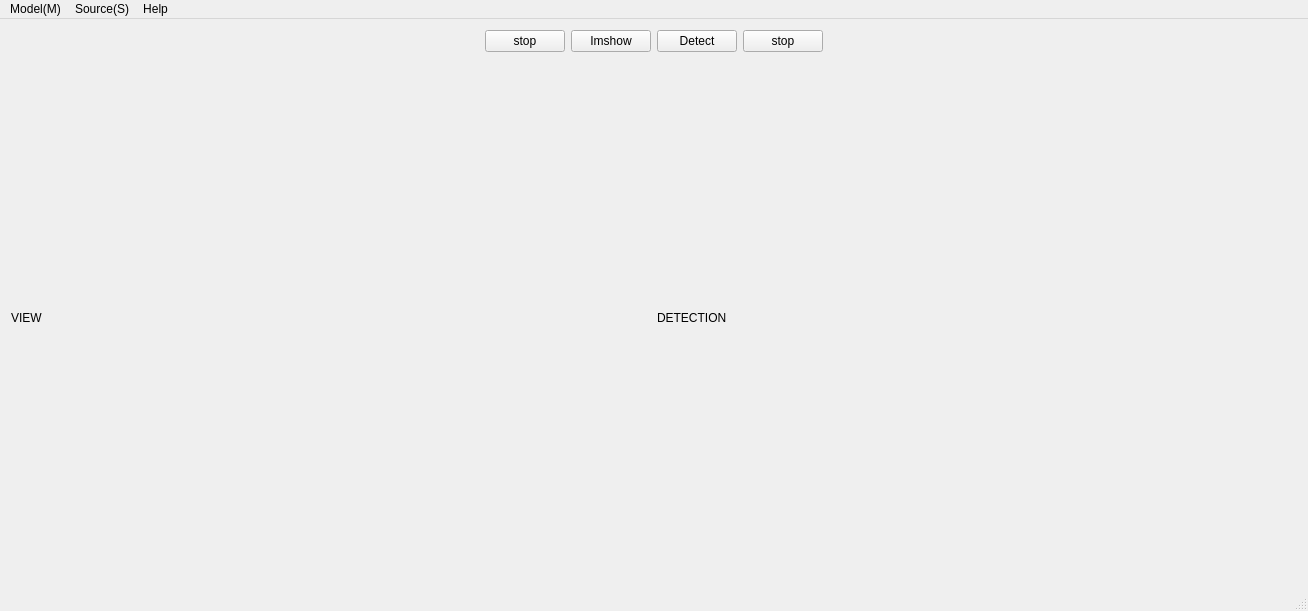
<?xml version="1.0" encoding="UTF-8"?>
<ui version="4.0">
 <class>MainWindow</class>
 <widget class="QMainWindow" name="MainWindow">
  <property name="geometry">
   <rect>
    <x>0</x>
    <y>0</y>
    <width>1304</width>
    <height>611</height>
   </rect>
  </property>
  <property name="sizePolicy">
   <sizepolicy hsizetype="Fixed" vsizetype="Fixed">
    <horstretch>0</horstretch>
    <verstretch>0</verstretch>
   </sizepolicy>
  </property>
  <property name="mouseTracking">
   <bool>true</bool>
  </property>
  <property name="windowTitle">
   <string>MainWindow</string>
  </property>
  <property name="toolTipDuration">
   <number>0</number>
  </property>
  <widget class="QWidget" name="centralWidget">
   <layout class="QGridLayout" name="gridLayout">
    <item row="1" column="5">
     <widget class="QPushButton" name="BN_4">
      <property name="sizePolicy">
       <sizepolicy hsizetype="Fixed" vsizetype="Fixed">
        <horstretch>0</horstretch>
        <verstretch>0</verstretch>
       </sizepolicy>
      </property>
      <property name="text">
       <string>stop</string>
      </property>
     </widget>
    </item>
    <item row="1" column="1">
     <spacer name="horizontalSpacer_6">
      <property name="orientation">
       <enum>Qt::Horizontal</enum>
      </property>
      <property name="sizeHint" stdset="0">
       <size>
        <width>166</width>
        <height>20</height>
       </size>
      </property>
     </spacer>
    </item>
    <item row="1" column="6">
     <spacer name="horizontalSpacer_5">
      <property name="orientation">
       <enum>Qt::Horizontal</enum>
      </property>
      <property name="sizeHint" stdset="0">
       <size>
        <width>167</width>
        <height>20</height>
       </size>
      </property>
     </spacer>
    </item>
    <item row="1" column="3">
     <widget class="QPushButton" name="BN_2">
      <property name="sizePolicy">
       <sizepolicy hsizetype="Fixed" vsizetype="Fixed">
        <horstretch>0</horstretch>
        <verstretch>0</verstretch>
       </sizepolicy>
      </property>
      <property name="text">
       <string>Imshow</string>
      </property>
     </widget>
    </item>
    <item row="1" column="4">
     <widget class="QPushButton" name="BN_3">
      <property name="sizePolicy">
       <sizepolicy hsizetype="Fixed" vsizetype="Fixed">
        <horstretch>0</horstretch>
        <verstretch>0</verstretch>
       </sizepolicy>
      </property>
      <property name="text">
       <string>Detect</string>
      </property>
     </widget>
    </item>
    <item row="2" column="4" colspan="3">
     <widget class="QLabel" name="label_R">
      <property name="enabled">
       <bool>true</bool>
      </property>
      <property name="sizePolicy">
       <sizepolicy hsizetype="Preferred" vsizetype="Preferred">
        <horstretch>0</horstretch>
        <verstretch>0</verstretch>
       </sizepolicy>
      </property>
      <property name="minimumSize">
       <size>
        <width>640</width>
        <height>512</height>
       </size>
      </property>
      <property name="text">
       <string>DETECTION</string>
      </property>
     </widget>
    </item>
    <item row="2" column="0" colspan="4">
     <widget class="QLabel" name="label_L">
      <property name="sizePolicy">
       <sizepolicy hsizetype="Preferred" vsizetype="Preferred">
        <horstretch>0</horstretch>
        <verstretch>0</verstretch>
       </sizepolicy>
      </property>
      <property name="minimumSize">
       <size>
        <width>640</width>
        <height>512</height>
       </size>
      </property>
      <property name="text">
       <string>VIEW</string>
      </property>
      <property name="textFormat">
       <enum>Qt::AutoText</enum>
      </property>
     </widget>
    </item>
    <item row="1" column="2">
     <widget class="QPushButton" name="BN_1">
      <property name="sizePolicy">
       <sizepolicy hsizetype="Fixed" vsizetype="Fixed">
        <horstretch>0</horstretch>
        <verstretch>0</verstretch>
       </sizepolicy>
      </property>
      <property name="text">
       <string>stop</string>
      </property>
     </widget>
    </item>
   </layout>
  </widget>
  <widget class="QMenuBar" name="menuBar">
   <property name="enabled">
    <bool>true</bool>
   </property>
   <property name="geometry">
    <rect>
     <x>0</x>
     <y>0</y>
     <width>1304</width>
     <height>28</height>
    </rect>
   </property>
   <widget class="QMenu" name="menufile_F">
    <property name="geometry">
     <rect>
      <x>306</x>
      <y>147</y>
      <width>160</width>
      <height>175</height>
     </rect>
    </property>
    <property name="title">
     <string>Model(M)</string>
    </property>
    <widget class="QMenu" name="menutensorRT">
     <property name="title">
      <string>TensorRT</string>
     </property>
     <addaction name="action_yolov3_rt"/>
     <addaction name="action_yolov4_rt"/>
     <addaction name="action_yolov5_rt"/>
    </widget>
    <addaction name="action_darknet"/>
    <addaction name="menutensorRT"/>
    <addaction name="action_other"/>
    <addaction name="action_Reset"/>
    <addaction name="action_Exit_Q"/>
   </widget>
   <widget class="QMenu" name="menuhelp">
    <property name="geometry">
     <rect>
      <x>386</x>
      <y>147</y>
      <width>158</width>
      <height>175</height>
     </rect>
    </property>
    <property name="sizePolicy">
     <sizepolicy hsizetype="Expanding" vsizetype="Preferred">
      <horstretch>0</horstretch>
      <verstretch>0</verstretch>
     </sizepolicy>
    </property>
    <property name="autoFillBackground">
     <bool>false</bool>
    </property>
    <property name="title">
     <string>Source(S)</string>
    </property>
    <addaction name="action_pic"/>
    <addaction name="action_video"/>
    <addaction name="action_txt"/>
    <addaction name="action_folder"/>
    <addaction name="action_camera"/>
   </widget>
   <widget class="QMenu" name="menuhelp_2">
    <property name="title">
     <string>Help</string>
    </property>
    <addaction name="actioncopr_right"/>
   </widget>
   <addaction name="menufile_F"/>
   <addaction name="menuhelp"/>
   <addaction name="menuhelp_2"/>
  </widget>
  <widget class="QStatusBar" name="statusBar">
   <property name="enabled">
    <bool>true</bool>
   </property>
   <property name="sizePolicy">
    <sizepolicy hsizetype="Expanding" vsizetype="Fixed">
     <horstretch>0</horstretch>
     <verstretch>0</verstretch>
    </sizepolicy>
   </property>
   <property name="palette">
    <palette>
     <active>
      <colorrole role="WindowText">
       <brush brushstyle="SolidPattern">
        <color alpha="255">
         <red>173</red>
         <green>127</green>
         <blue>168</blue>
        </color>
       </brush>
      </colorrole>
     </active>
     <inactive>
      <colorrole role="WindowText">
       <brush brushstyle="SolidPattern">
        <color alpha="255">
         <red>173</red>
         <green>127</green>
         <blue>168</blue>
        </color>
       </brush>
      </colorrole>
     </inactive>
     <disabled>
      <colorrole role="WindowText">
       <brush brushstyle="SolidPattern">
        <color alpha="255">
         <red>190</red>
         <green>190</green>
         <blue>190</blue>
        </color>
       </brush>
      </colorrole>
     </disabled>
    </palette>
   </property>
  </widget>
  <action name="action_darknet">
   <property name="checkable">
    <bool>true</bool>
   </property>
   <property name="checked">
    <bool>true</bool>
   </property>
   <property name="text">
    <string>Darknet</string>
   </property>
   <property name="iconVisibleInMenu">
    <bool>true</bool>
   </property>
  </action>
  <action name="action_other">
   <property name="checkable">
    <bool>true</bool>
   </property>
   <property name="text">
    <string>Other</string>
   </property>
  </action>
  <action name="action_Exit_Q">
   <property name="text">
    <string>Exit(Q)</string>
   </property>
  </action>
  <action name="action_pic">
   <property name="checkable">
    <bool>true</bool>
   </property>
   <property name="checked">
    <bool>false</bool>
   </property>
   <property name="enabled">
    <bool>true</bool>
   </property>
   <property name="text">
    <string>Pic</string>
   </property>
   <property name="iconVisibleInMenu">
    <bool>false</bool>
   </property>
  </action>
  <action name="action_video">
   <property name="checkable">
    <bool>true</bool>
   </property>
   <property name="text">
    <string>Video</string>
   </property>
  </action>
  <action name="action_txt">
   <property name="checkable">
    <bool>true</bool>
   </property>
   <property name="text">
    <string>Txt</string>
   </property>
  </action>
  <action name="action_folder">
   <property name="checkable">
    <bool>true</bool>
   </property>
   <property name="text">
    <string>Folder</string>
   </property>
  </action>
  <action name="action_camera">
   <property name="checkable">
    <bool>true</bool>
   </property>
   <property name="checked">
    <bool>true</bool>
   </property>
   <property name="text">
    <string>Camera</string>
   </property>
  </action>
  <action name="action_Reset">
   <property name="text">
    <string>Reset</string>
   </property>
  </action>
  <action name="action_yolov3_rt">
   <property name="checkable">
    <bool>true</bool>
   </property>
   <property name="text">
    <string>YoloV3</string>
   </property>
  </action>
  <action name="action_yolov4_rt">
   <property name="checkable">
    <bool>true</bool>
   </property>
   <property name="text">
    <string>YoloV4</string>
   </property>
  </action>
  <action name="action_yolov5_rt">
   <property name="checkable">
    <bool>true</bool>
   </property>
   <property name="text">
    <string>YoloV5</string>
   </property>
  </action>
  <action name="actioncopr_right">
   <property name="text">
    <string>Copy@Right</string>
   </property>
  </action>
 </widget>
 <layoutdefault spacing="6" margin="11"/>
 <resources>
  <include location="names.qrc"/>
 </resources>
 <connections>
  <connection>
   <sender>action_Exit_Q</sender>
   <signal>triggered()</signal>
   <receiver>MainWindow</receiver>
   <slot>close()</slot>
   <hints>
    <hint type="sourcelabel">
     <x>-1</x>
     <y>-1</y>
    </hint>
    <hint type="destinationlabel">
     <x>276</x>
     <y>233</y>
    </hint>
   </hints>
  </connection>
 </connections>
</ui>
